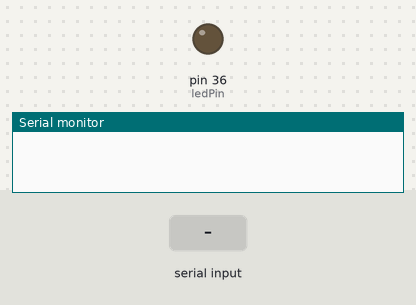
This sketch was run on a simulated Arduino Mega 2560, built with avr-gcc and run on an emulated ATmega2560. On the bench: output pins drawn as LEDs (lit = HIGH), the last lines printed to the serial monitor. Inputs (shaded band) come from the test bench.

Above: at 1.2 s.
1.3 s: "x" received over Serial
At 1.7 s:
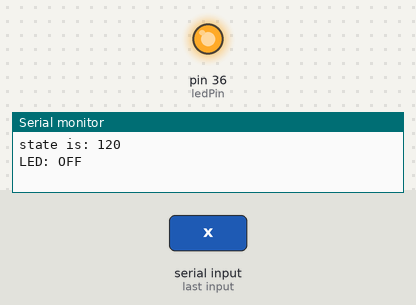
2.8 s: byte 0 (0) received over Serial
At 4.0 s:
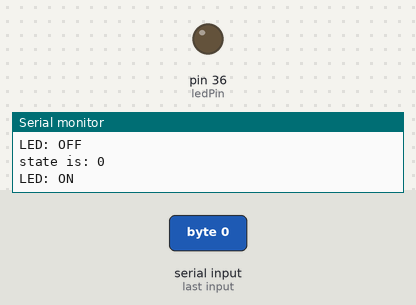
Timing chart, 0 to 5.8 s (numbered marks = the images above; inputs shaded):
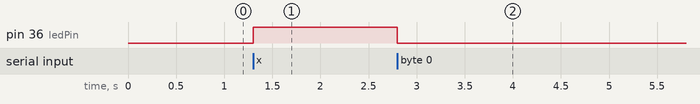

The sketch:

Led.ino
```cpp
int ledPin = 36;
int state;

void setup()
{
  pinMode(ledPin, OUTPUT);
  digitalWrite(ledPin, LOW);
  Serial.begin(38400);
}

void loop()
{
  if (Serial.available() > 0) {
    state = Serial.read();

    Serial.print("state is: ");
    Serial.println(state);

    if (state == 120) {
      digitalWrite(ledPin, HIGH);
      Serial.println("LED: OFF");
      state = 0;
    }else if (state == 0) {
      digitalWrite(ledPin, LOW);
      Serial.println("LED: ON");
      state = 0;
    }
  }
}
```

Measured:
- after the input at 1.3 s, pin 36 (ledPin): LOW → HIGH at once
- after the input at 2.8 s, pin 36 (ledPin): HIGH → LOW at once
